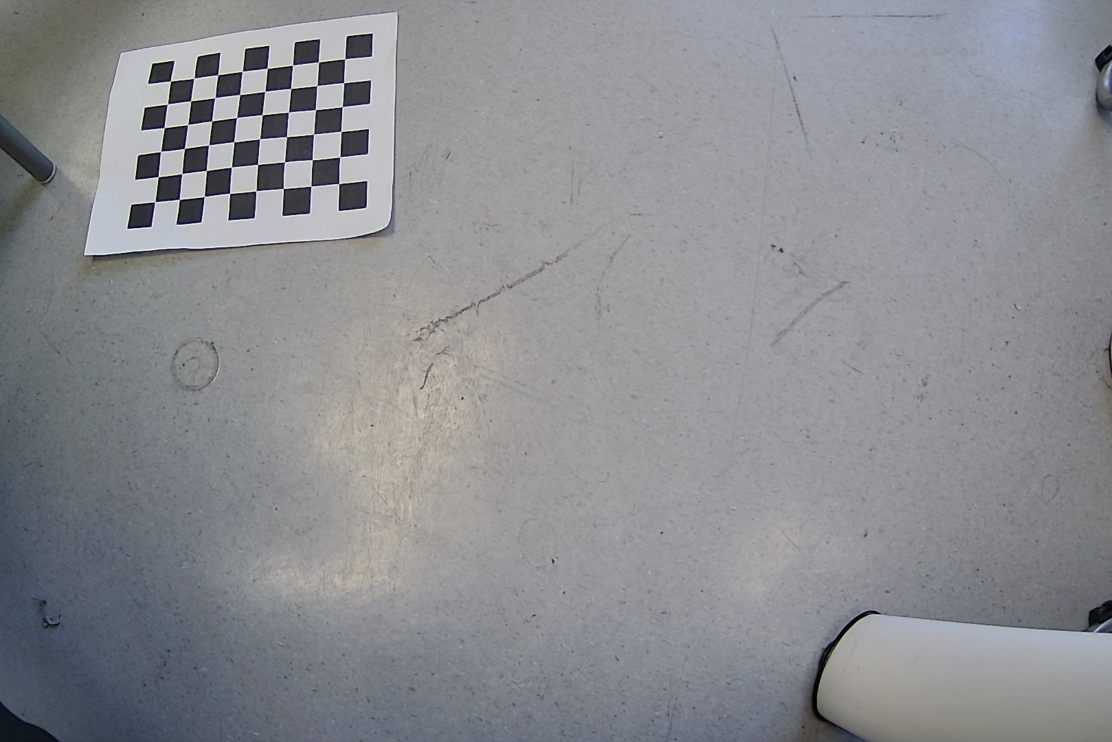
#> input picture Photo on 2023-02-01 at 2.17 PM #3.jpg, 2224 x 1484 px (shown at 1/2 size); its folder holds 5 pictures in this run
$ python max_calib.py
#> lines starting #> are read from the running program, lines starting #| are printed output that depends on the picture; after the words box and inside, x2 and y2 are one past the last pixel; in counts of white or black regions, pixels touching at a corner belong together
import numpy as np
import cv2 as cv
import glob


################ FIND CHESSBOARD CORNERS - OBJECT POINTS AND IMAGE POINTS #############################


chessboardSize = (8,6)
frameSize = (1920,1080)


# termination criteria
criteria = (cv.TERM_CRITERIA_EPS + cv.TERM_CRITERIA_MAX_ITER, 30, 0.001)


# prepare object points, like (0,0,0), (1,0,0), (2,0,0) ....,(6,5,0)
objp = np.zeros((chessboardSize[0] * chessboardSize[1], 3), np.float32)
objp[:,:2] = np.mgrid[0:chessboardSize[0],0:chessboardSize[1]].T.reshape(-1,2)

size_of_chessboard_squares_mm = 20
objp = objp * size_of_chessboard_squares_mm


# Arrays to store object points and image points from all the images.
objpoints = [] # 3d point in real world space
imgpoints = [] # 2d points in image plane.


images = glob.glob('*.jpg')

for image in images:

    img = cv.imread(image)
#> img is the input picture: shape (1484, 2224, 3); mean B, G, R 144.8, 140.6, 139
    gray = cv.cvtColor(img, cv.COLOR_BGR2GRAY)

    # Find the chess board corners
    ret, corners = cv.findChessboardCorners(gray, chessboardSize, None)
#> ret = True; corners = 48 rows, first 8: [341.5, 162.5], [387.3, 157.4], [436, 149.9], [483.8, 144.4], [534.3, 136.2], [585.6, 130.8], [637.1, 124], [690.2, 118]

    # If found, add object points, image points (after refining them)
    if ret == True:

        objpoints.append(objp)
        corners2 = cv.cornerSubPix(gray, corners, (11,11), (-1,-1), criteria)
#> corners2 = 48 rows, first 8: [341.5, 162.5], [388.6, 156.6], [436.1, 150.1], [485, 143.2], [534.9, 137.1], [585.7, 130.6], [637.4, 124.4], [690.1, 118.5]
        imgpoints.append(corners)

        # Draw and display the corners
        cv.drawChessboardCorners(img, chessboardSize, corners2, ret)
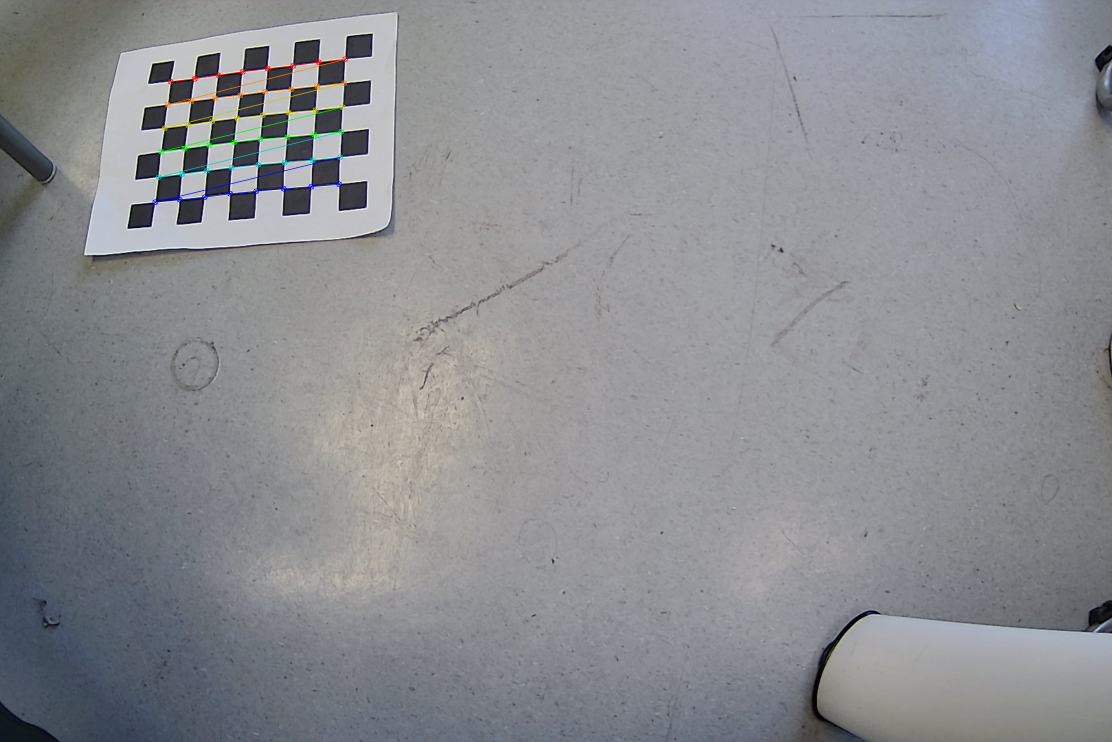
#> img: shape (1484, 2224, 3) (shown at 1/2 size); 0.47% of pixels changed, all inside (x1, y1, x2, y2) = (304, 112, 697, 411)
        cv.imshow('img', img)
        cv.waitKey(1000)
#> pass 2 of the loop `for image in images:`:
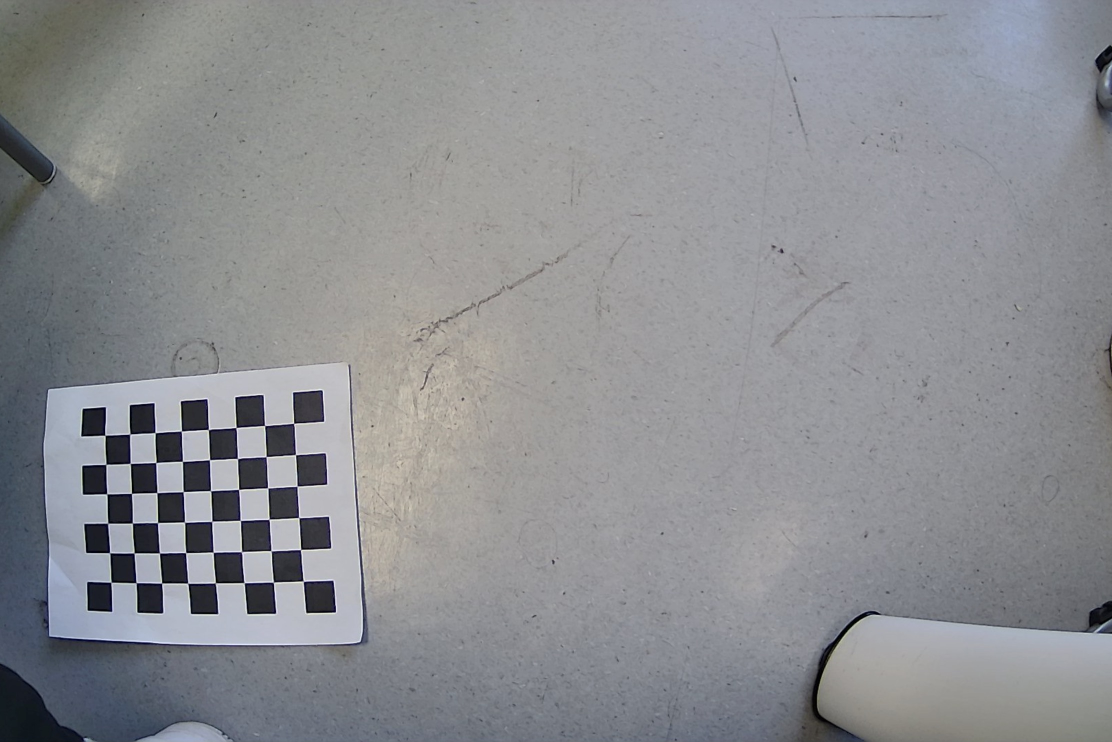
#> input picture Photo on 2023-02-01 at 2.17 PM #4.jpg, 2224 x 1484 px (shown at 1/2 size)
#> img is the input picture: shape (1484, 2224, 3); mean B, G, R 145.3, 141.7, 140.2
#> corners = 48 rows, first 8: [210.5, 870.9], [260, 868.9], [310.6, 865.9], [363.3, 862.4], [416.7, 859.7], [472.5, 855.4], [529.7, 851.3], [587.8, 847.1]
#> corners2 = 48 rows, first 8: [210.5, 870.8], [260.2, 868.6], [310.6, 865.7], [363.3, 862.6], [417.2, 859.5], [472.5, 855.5], [529.6, 851.5], [587.7, 847]
#> `cv.drawChessboardCorners(img, chessboardSize, corners2, ret)`:
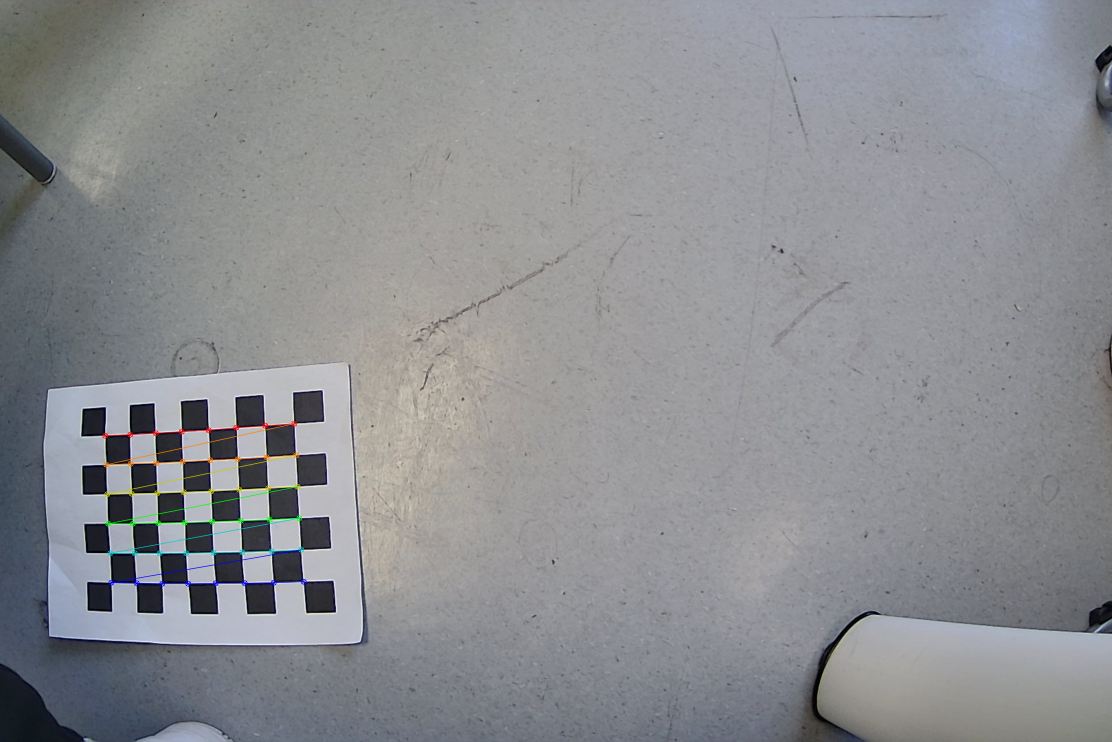
#> img: shape (1484, 2224, 3) (shown at 1/2 size); 0.5% of pixels changed, all inside (x1, y1, x2, y2) = (204, 841, 614, 1174)
#> pass 3 of the loop `for image in images:`:
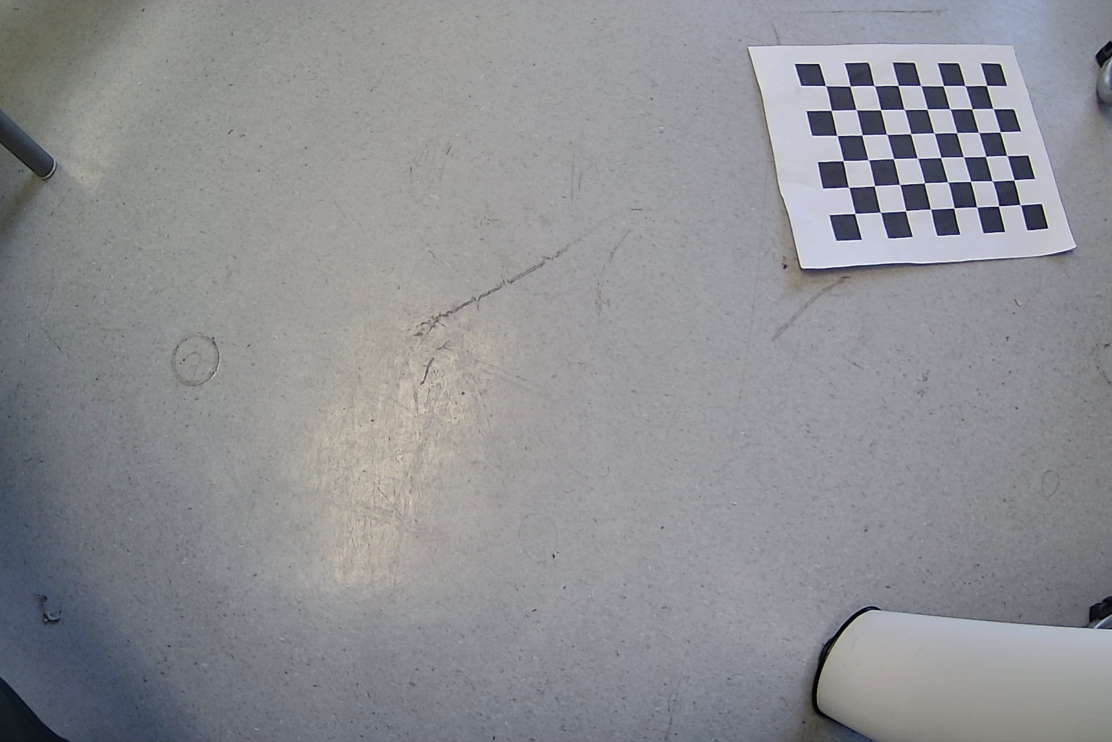
#> input picture Photo on 2023-02-01 at 2.17 PM.jpg, 2224 x 1484 px (shown at 1/2 size)
#> img is the input picture: shape (1484, 2224, 3); mean B, G, R 146.5, 143.2, 142
#> corners = 48 rows, first 8: [1652, 172], [1700.3, 172.6], [1747.9, 171], [1796.1, 171.7], [1840.9, 169.5], [1886.7, 172.3], [1929.8, 171.3], [1972.8, 171.5]
#> corners2 = 48 rows, first 8: [1651.6, 171.7], [1700.3, 172.5], [1748.7, 171.6], [1796.5, 171.4], [1841.8, 171.4], [1886.9, 171.9], [1930.4, 171.6], [1973.2, 171.5]
#> `cv.drawChessboardCorners(img, chessboardSize, corners2, ret)`:
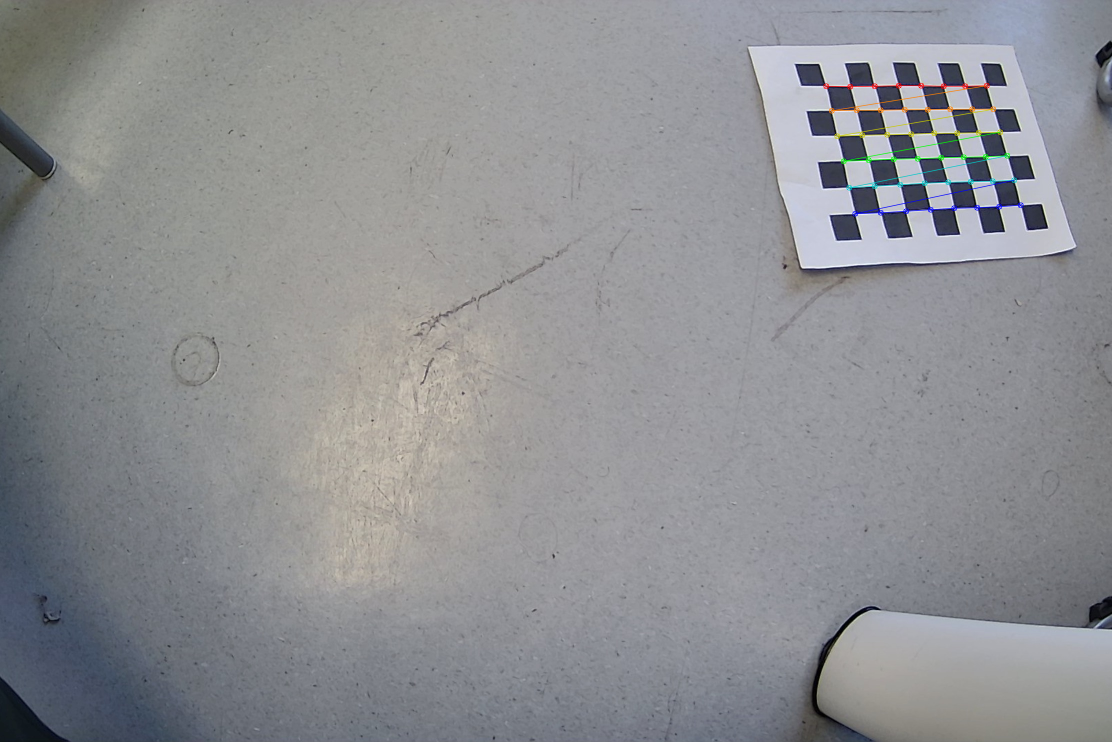
#> img: shape (1484, 2224, 3) (shown at 1/2 size); 0.44% of pixels changed, all inside (x1, y1, x2, y2) = (1646, 165, 2048, 434)
#> the loop made 5 passes; the first 3 are shown

cv.destroyAllWindows()


############## CALIBRATION #######################################################

ret, cameraMatrix, dist, rvecs, tvecs = cv.calibrateCamera(objpoints, imgpoints, frameSize, None, None)


############## UNDISTORTION #####################################################

img = cv.imread('pic1.jpg')
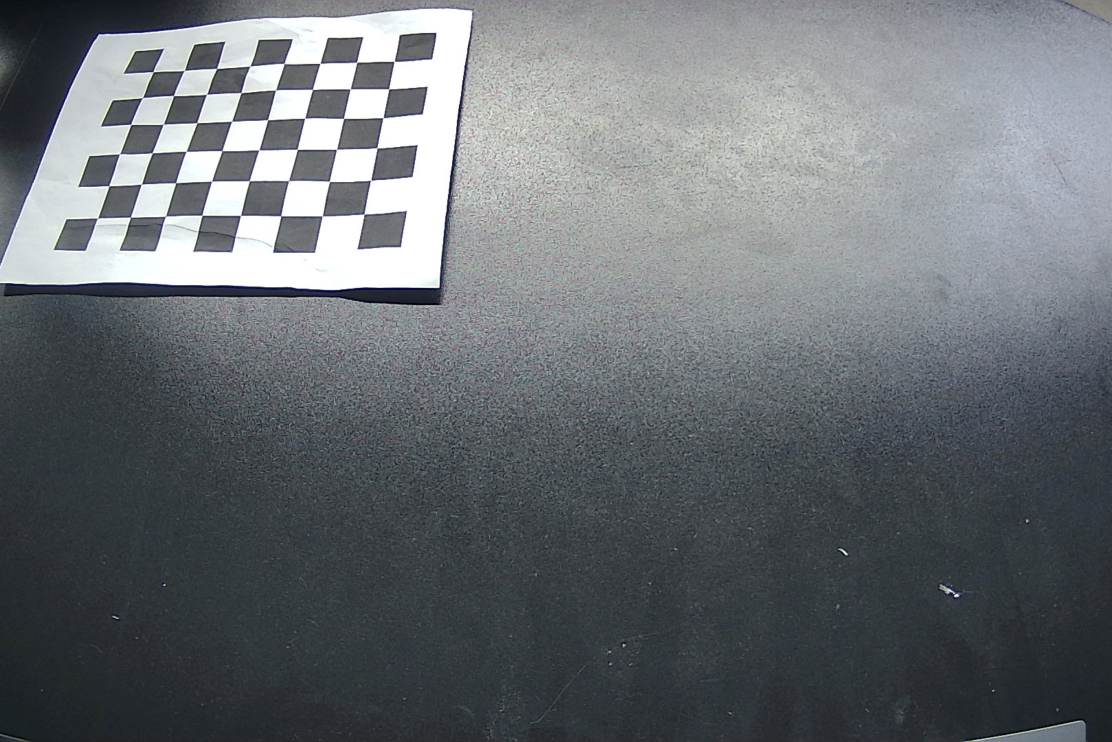
#> input picture pic1.jpg, 2224 x 1484 px (shown at 1/2 size)
#> img is the input picture: shape (1484, 2224, 3); mean B, G, R 114.6, 110.4, 105.8
h,  w = img.shape[:2]
#> h = 1484; w = 2224
newCameraMatrix, roi = cv.getOptimalNewCameraMatrix(cameraMatrix, dist, (w,h), 1, (w,h))


# Undistort
dst = cv.undistort(img, cameraMatrix, dist, None, newCameraMatrix)

# crop the image
x, y, w, h = roi
dst = dst[y:y+h, x:x+w]
#> dst: shape (1235, 2020, 3)
cv.imwrite('caliResult1.jpg', dst)


# Undistort with Remapping
mapx, mapy = cv.initUndistortRectifyMap(cameraMatrix, dist, None, newCameraMatrix, (w,h), 5)
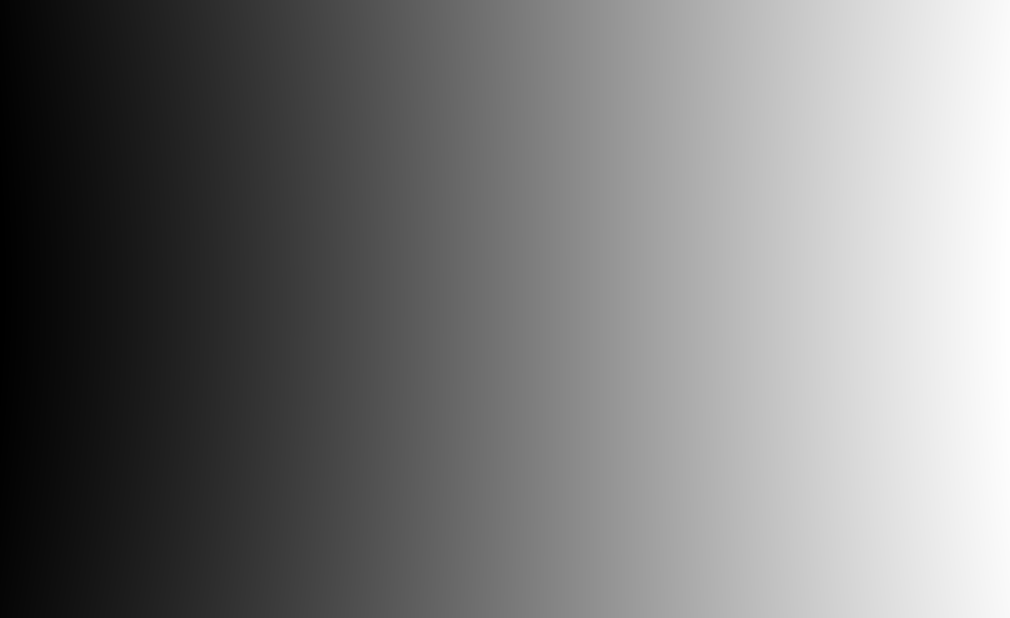
#> mapx: shape (1235, 2020) float32 (shown at 1/2 size); min -75.89, max 2132.3, mean 979; drawn with min black and max white
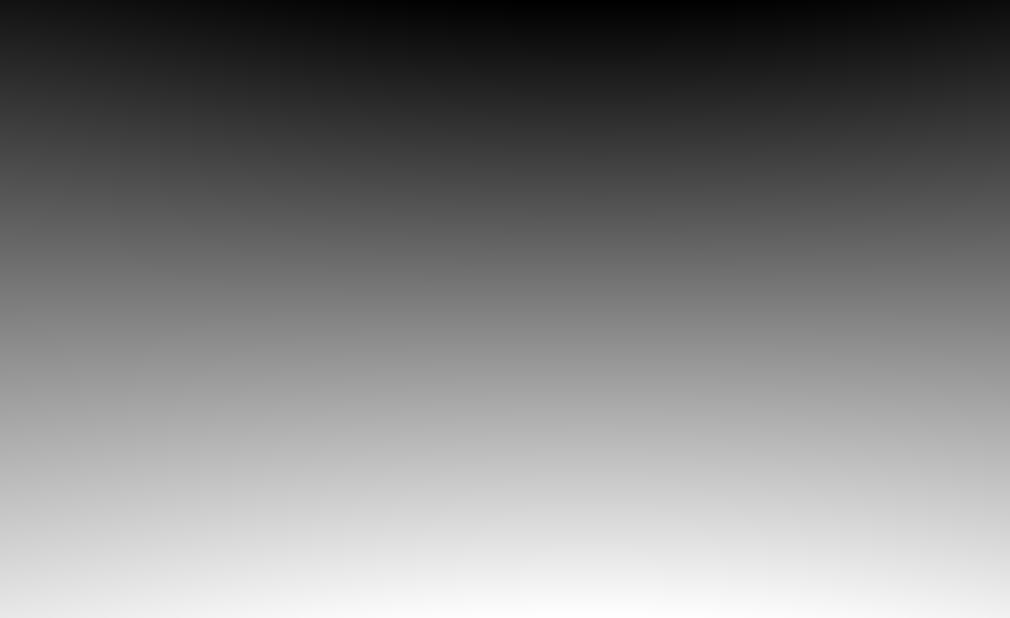
#> mapy: shape (1235, 2020) float32 (shown at 1/2 size); min -105, max 1385.5, mean 641.1; drawn with min black and max white
dst = cv.remap(img, mapx, mapy, cv.INTER_LINEAR)
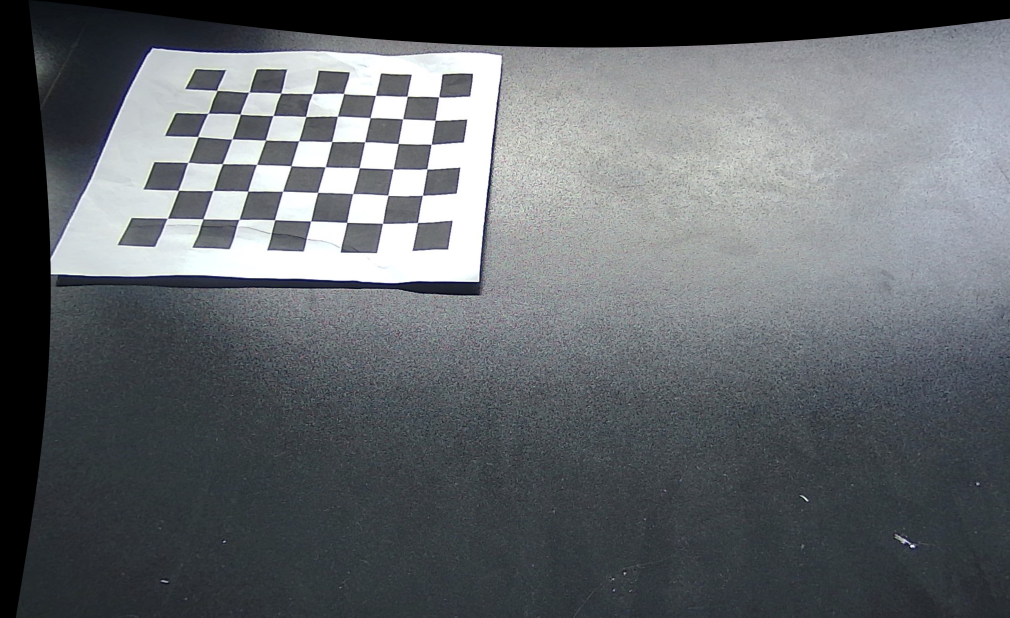
#> dst: shape (1235, 2020, 3) (shown at 1/2 size); mean B, G, R 106.8, 103, 98.8

# crop the image
x, y, w, h = roi
dst = dst[y:y+h, x:x+w]
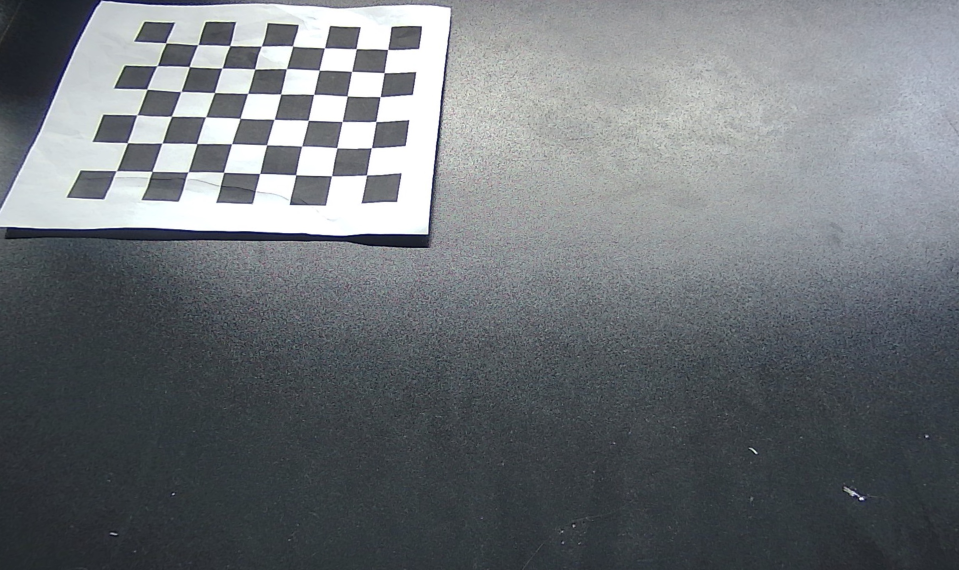
#> dst: shape (1140, 1918, 3) (shown at 1/2 size); mean B, G, R 119.2, 115, 110.4
cv.imwrite('caliResult2.jpg', dst)


# Reprojection Error
mean_error = 0

for i in range(len(objpoints)):
    imgpoints2, _ = cv.projectPoints(objpoints[i], rvecs[i], tvecs[i], cameraMatrix, dist)
    error = cv.norm(imgpoints[i], imgpoints2, cv.NORM_L2)/len(imgpoints2)
    mean_error += error

print("Total Error: {}".format(mean_error/len(objpoints)))
print("Camera Matrix: \n", cameraMatrix)
print("Distortion Parameters: \n", dist)
print("Rotation Vectors: \n", rvecs)
print("Translation Vectors: \n", tvecs)

intrinsic_params = cameraMatrix
distortion_params = dist
rotational_params = rvecs
translational_params = tvecs

intrinsic_params = np.array(intrinsic_params)
distortion_params = np.array(distortion_params)
rotational_params = np.array(rotational_params)
translational_params = np.array(translational_params)

np.save("intrinsic_params.npy", intrinsic_params)
np.save("distortion_params.npy", distortion_params)
np.save("rotational_params.npy", rotational_params)
np.save("translational_params.npy", translational_params)
